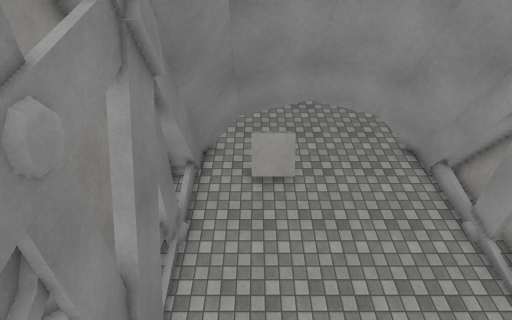
View 1 (above)

16 first-person views from a walk through a Unity game level. The camera is 1.2 m above the floor, tilts 8° down and sees 75° across. The floor is counted in squares, 0.5 m on a side. Each view is taken from the middle of a square. On the plan, view 1 faces up. The plan holds only what a view shows up to about 20 squares ahead; the rest is blank. The place goes on beyond the plan. The player is left out. Surface patterns are stand-ins for the level's own textures.

View 2
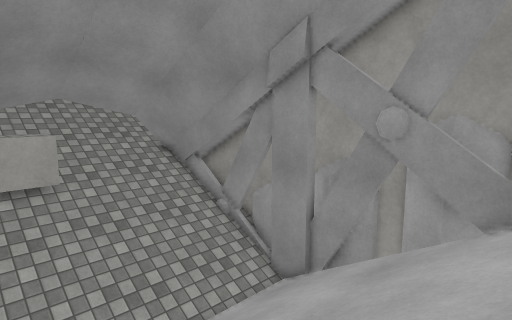

View 3
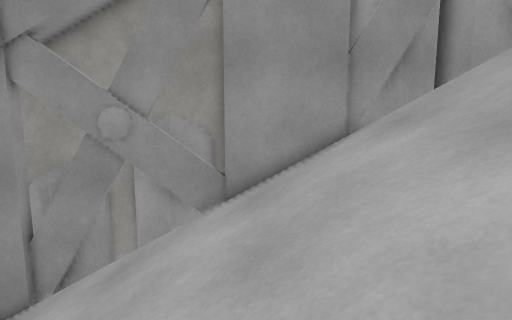

View 4
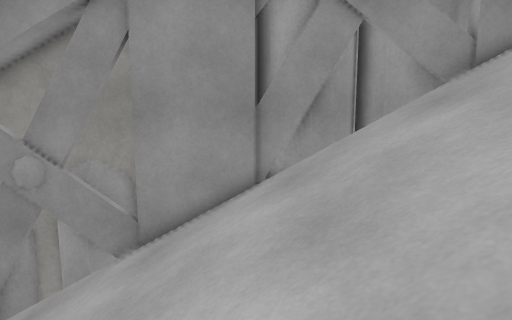

View 5
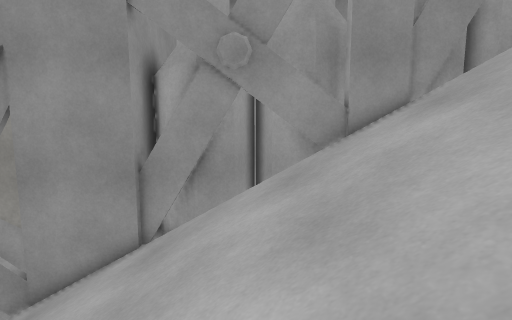

View 6
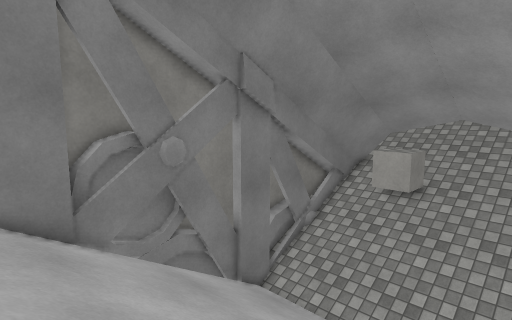

View 7
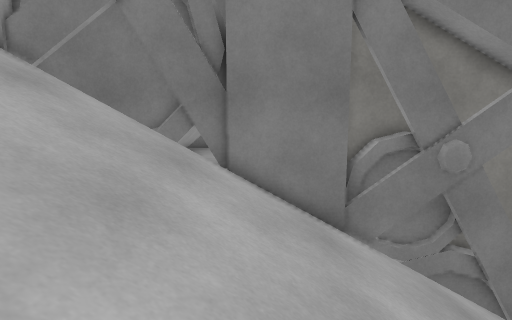

View 8
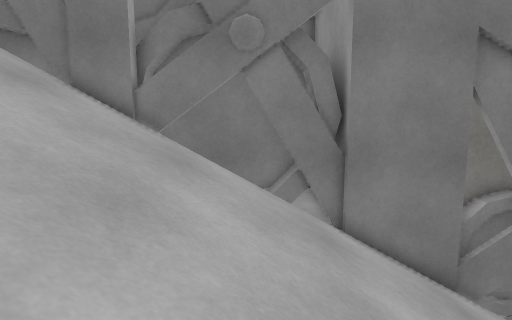

View 9
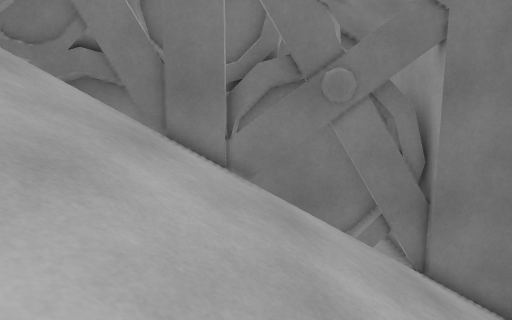

View 10
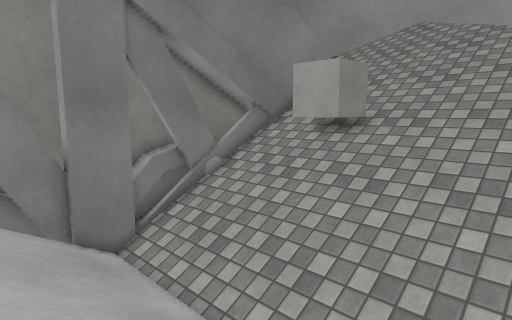

View 11
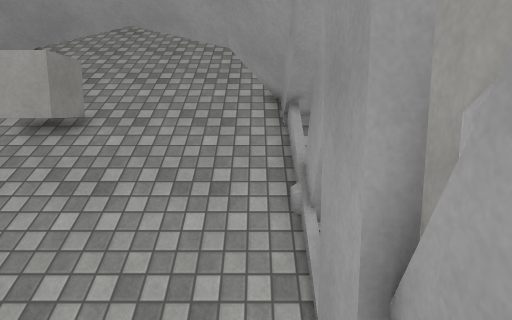

View 12
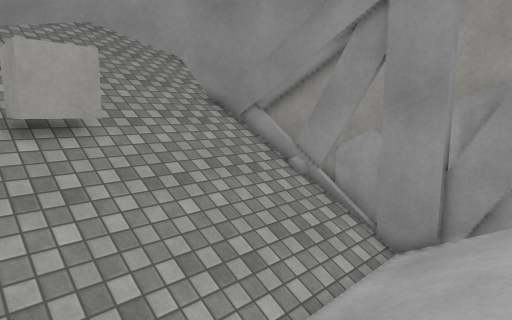

View 13
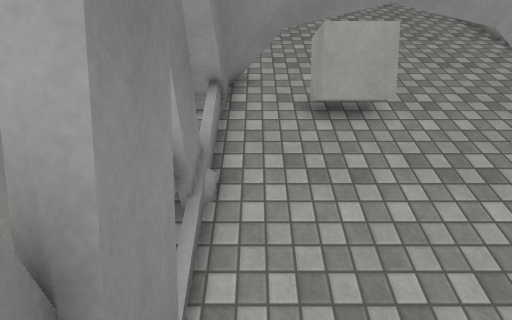

View 14
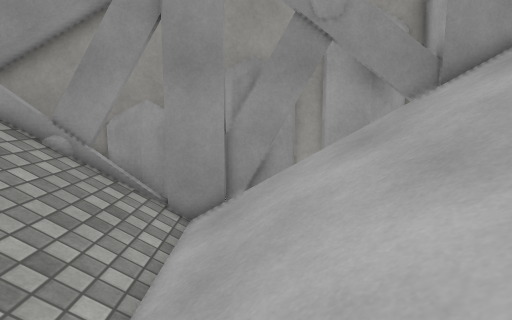

View 15
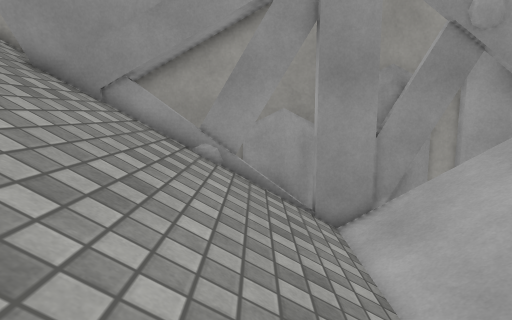

View 16
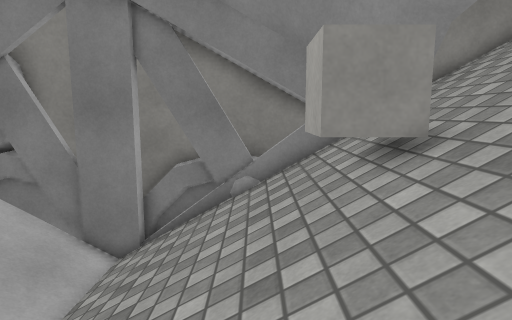

### Floor plan
Key: @ floor where view 1 was taken; # wall or solid block; x gap in a wall; / step, stairs or slope; = window, fence, low wall or low ledge; ^ raised ledge; v drop or lower ground; O other object.
Columns run from 6 left of view 1 to 11 right of it. Each row starts with its distance up from view 1.
 21   ^^^^^^^^^^^^^^^
 20   ^^^^^^^^^^^^^^^
 19    ^^^^^#/#^^^^^
 18    ^^^###////^^^
 17   ^^#/##O/////#^^
 16   ##//OOO//////##
 15   ##//OO///////##
 14   ##///////////##
 13   ^#///////////##
 12   ^#///////////##
 11   ^/////////////#
 10   ##///////////##
  9   ##///////////##
  8   ##///////////##
  7   ##///////////##
  6   ##///////////###
  5   #v///////////vv#
  4   #v///////////v##
  3   ##///////////##
  2   ##///////////=#
  1   ##///////////##
  0    #//@////////#
 -1    #///////////#
 -2    #///////////#
 -3 ####///////////#
 -4  ###///////////##
 -5   ##///////////##
 -6   #=///////////v##
 -7   #=///////////vv#
 -8   ##///////////###
 -9   #=///////////##
-10  #^x///////////#
-11  # #///////////#
-12  #^#///////////#
-13  #^#//////  ///#

Positions as (right, up) in squares from view 1, and headings:
1: (0, 0), facing up
2: (-2, 0), facing up-right
3: (-2, 0), facing right
4: (-2, -3), facing right
5: (-2, -7), facing right
6: (8, -2), facing up-left
7: (8, -2), facing left
8: (8, -6), facing left
9: (8, -9), facing left
10: (8, 5), facing up-left
11: (8, 5), facing up
12: (-2, 5), facing up-right
13: (-2, 6), facing up
14: (-2, 7), facing right
15: (-2, 12), facing right
16: (8, 14), facing left
